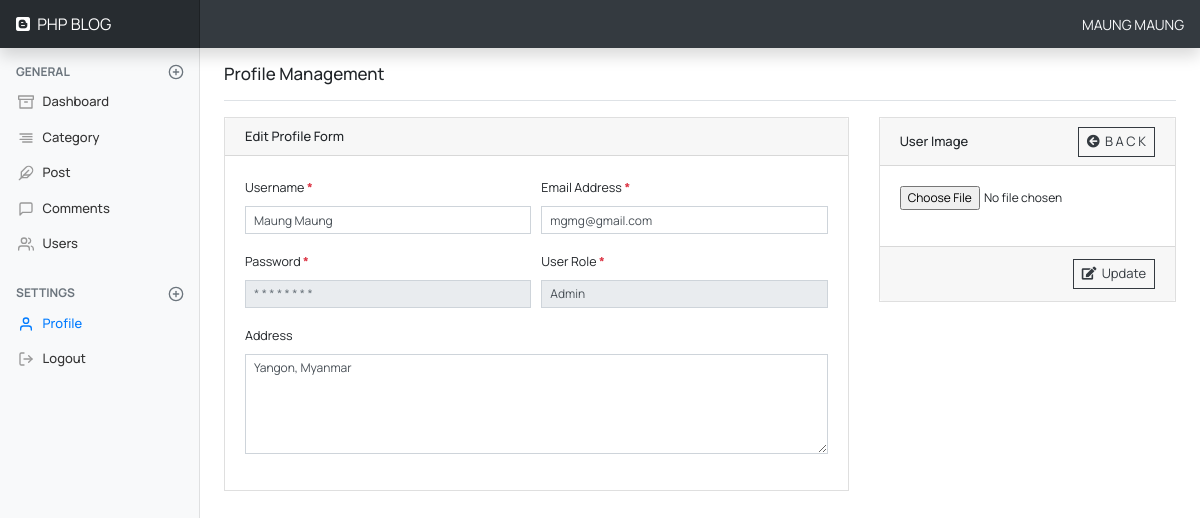
/admin/profile_edit.php?edit_profile_id=1 (signed in), run on the app's committed database.
### tables this page shows
CREATE TABLE `users` (
  `id` int unsigned NOT NULL AUTO_INCREMENT,
  `name` varchar(255) NOT NULL,
  `email` varchar(255) NOT NULL,
  `role` varchar(255) NOT NULL,
  `password` varchar(255) NOT NULL,
  `image` varchar(255) DEFAULT NULL,
  `address` text,
  `created_at` timestamp NULL DEFAULT CURRENT_TIMESTAMP,
  `updated_at` timestamp NULL DEFAULT CURRENT_TIMESTAMP,
  PRIMARY KEY (`id`),
  UNIQUE KEY `email_UNIQUE` (`email`)
);

### admin/include_admin/functions.php (called while the page is built, shortened)
<?php
function get_user($id)
{
    global $conn;
    $result = mysqli_query($conn, "SELECT * FROM users WHERE id=$id");
    $user   = mysqli_fetch_object($result);
    return $user;
}

### admin/profile_edit.php (the view, shortened to what this page needs)
<?php
include('include_admin/header.php');
include('include_admin/nav.php');
if( isset($_GET['edit_profile_id']) ){
    $id   = $_GET['edit_profile_id'];
    $user = get_user($id);
}
?>
<div class="container-fluid">
    <div class="row">
        <?php include('include_admin/sidebar.php'); ?>
        <main role="main" class="col-md-9 ml-sm-auto col-lg-10 px-md-4">
            <div class="d-flex justify-content-between flex-wrap flex-md-nowrap align-items-center pt-3 pb-2 mb-3 border-bottom">
                <h1 class="h5">Profile Management</h1>
            </div>
            <form action="<?= $_SERVER['PHP_SELF']; ?>" method="POST" enctype="multipart/form-data" id="editProfileForm">
                <div class="row">
                    <div class="col-md-8">
                        <div class="card">
                            <div class="card-header">
                                <div class="d-flex justify-content-between align-items-center">
                                    <span class="card-custom-title">Edit Profile Form</span>
                                </div>
                            </div>
                            <div class="card-body">
                                <div class="form-row">
                                    <div class="form-group col-md-6">
                                        <label for="name">
                                            Username <span class="font-weight-bold text-danger">*</span>
                                        </label>
                                        <input name="name" id="name" type="text" class="form-control form-control-sm" value="<?= $user->name ?>">
                                    </div>
                                    <div class="form-group col-md-6">
                                        <label for="email">
                                            Email Address <span class="font-weight-bold text-danger">*</span>
                                        </label>
                                        <input name="email" id="email" type="email" class="form-control form-control-sm" value="<?= $user->email ?>">
                                    </div>
                                    <div class="form-group col-md-6">
                                        <label for="password">
                                            Password <span class="font-weight-bold text-danger">*</span>
                                        </label>
                                        <input id="password" type="password" class="form-control form-control-sm" readonly placeholder="* * * * * * * *">
                                    </div>
                                    <div class="form-group col-md-6">
                                        <label class="role" for="role">
                                            User Role <span class="font-weight-bold text-danger">*</span>
                                        </label>
                                        <input id="password" type="text" class="form-control form-control-sm" readonly value="<?= ucwords(strtolower($user->role)) ?>">
                                    </div>
                                    <div class="form-group col-md-12">
                                        <label for="address">
                                            Address
                                        </label>
                                        <textarea name="address" id="address" cols="30" rows="5" class="form-control form-control-sm"><?=$user->address?></textarea>
                                    </div>
                                </div>
                            </div>
                        </div>
                    </div>
                    <div class="col-md-4">
                        <div class="card">
                                <div class="card-header">
                                    <div class="d-flex justify-content-between align-items-center">
                                        <span class="table-title">User Image</span>
                                        <a href="user_index.php" class="btn btn-sm btn-outline-dark rounded-0">
                                            <i class="fas fa-arrow-circle-left"></i>&nbsp;
                                            B A C K
                                        </a>
                                    </div>
                                </div>
                                <div class="card-body">
                                    <div class="row">
                                        <div class="form-group col-md-12">
                                            <input type="file" class="dropify" name="image" id="image"
                                            data-default-file="<?= isset($user->image) ? 'uploads/user/'.$user->image : '' ?>">
                                        </div>
                                    </div>
                                </div>
                                <div class="card-footer">
                                    <button class="btn btn-sm btn-outline-dark rounded-0 float-right" type="submit" name="edit_profile">
                                        <i class="fa fa-edit"></i>&nbsp;
                                        Update
                                    </button>
                                </div>
                            </div>
                        </div>
                    </div>
                </div>
    </div>
<?php include('include_admin/footer.php'); ?>

### admin/assets/css/dashboard.css (style rules this page uses)
body { font-family: 'Rubik', sans-serif; font-size: .875rem; }

### admin/include_admin/header.php (style rules this page uses)
* { font-family: 'Manrope', sans-serif; }
table, table th, .table-title, .card-custom-title { font-size: 13px; font-weight: 500; }
input, textarea, .form-control-sm, .custom-select-sm { font-size: 12px !important; }
.card { border-radius: 0; }
.card-header { padding: 0.55rem 1.25rem !important; }
.card-body label { font-size: 12.5px !important; }
.card-body input, .card-body textarea, .card-body select { border-radius: 0 !important; }
.btn-sm { font-size: 13px; }
h1.h5 { font-size: 17px; }

### data on the page
users: name "Maung Maung", email "mgmg@gmail.com", role "Admin", address "Yangon, Myanmar"

### other printed values
$auth_user->name "MAUNG MAUNG"
